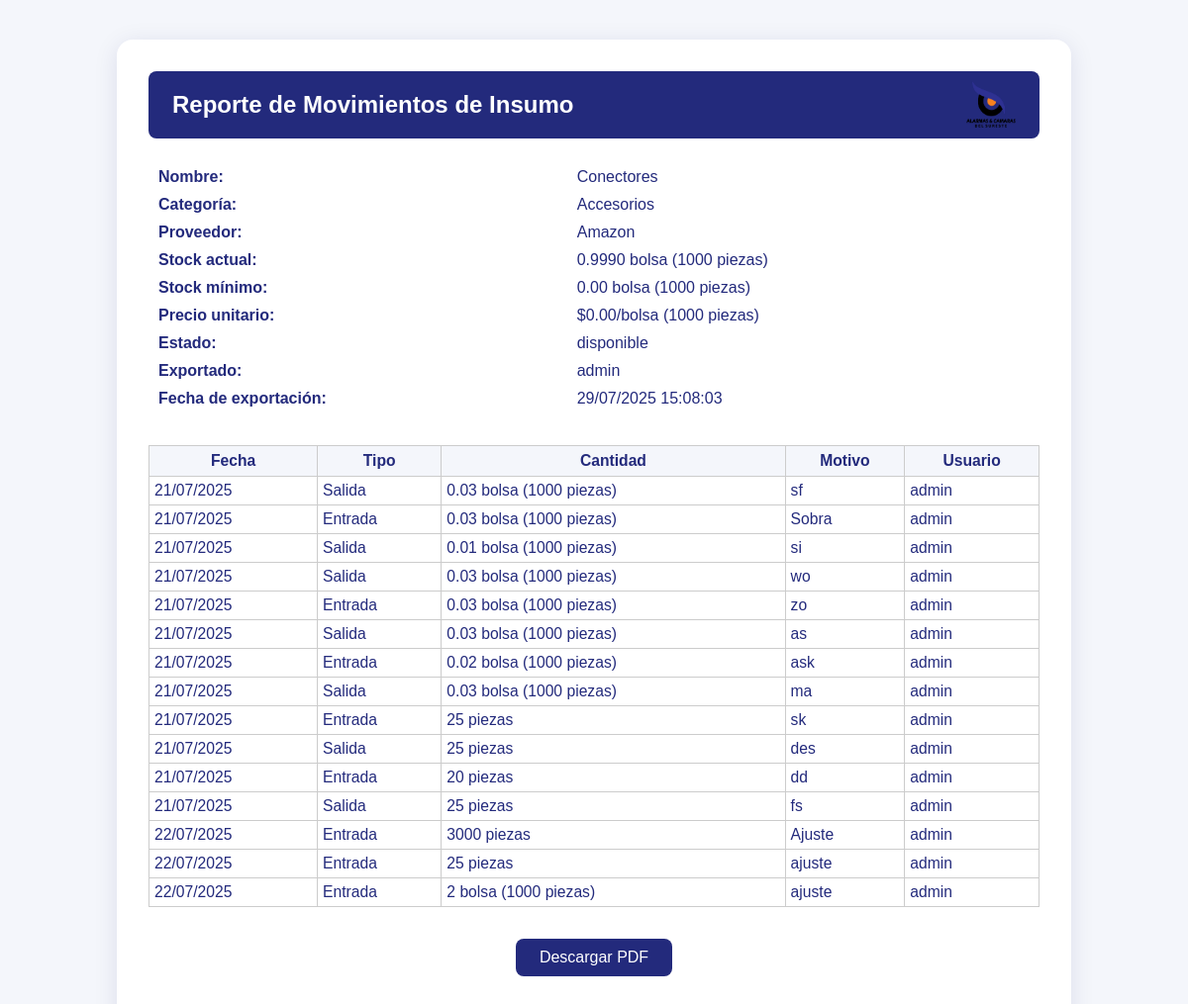
Page /insumos/reporte_html.php?insumo_id=3 (signed in) on the earlier database version.
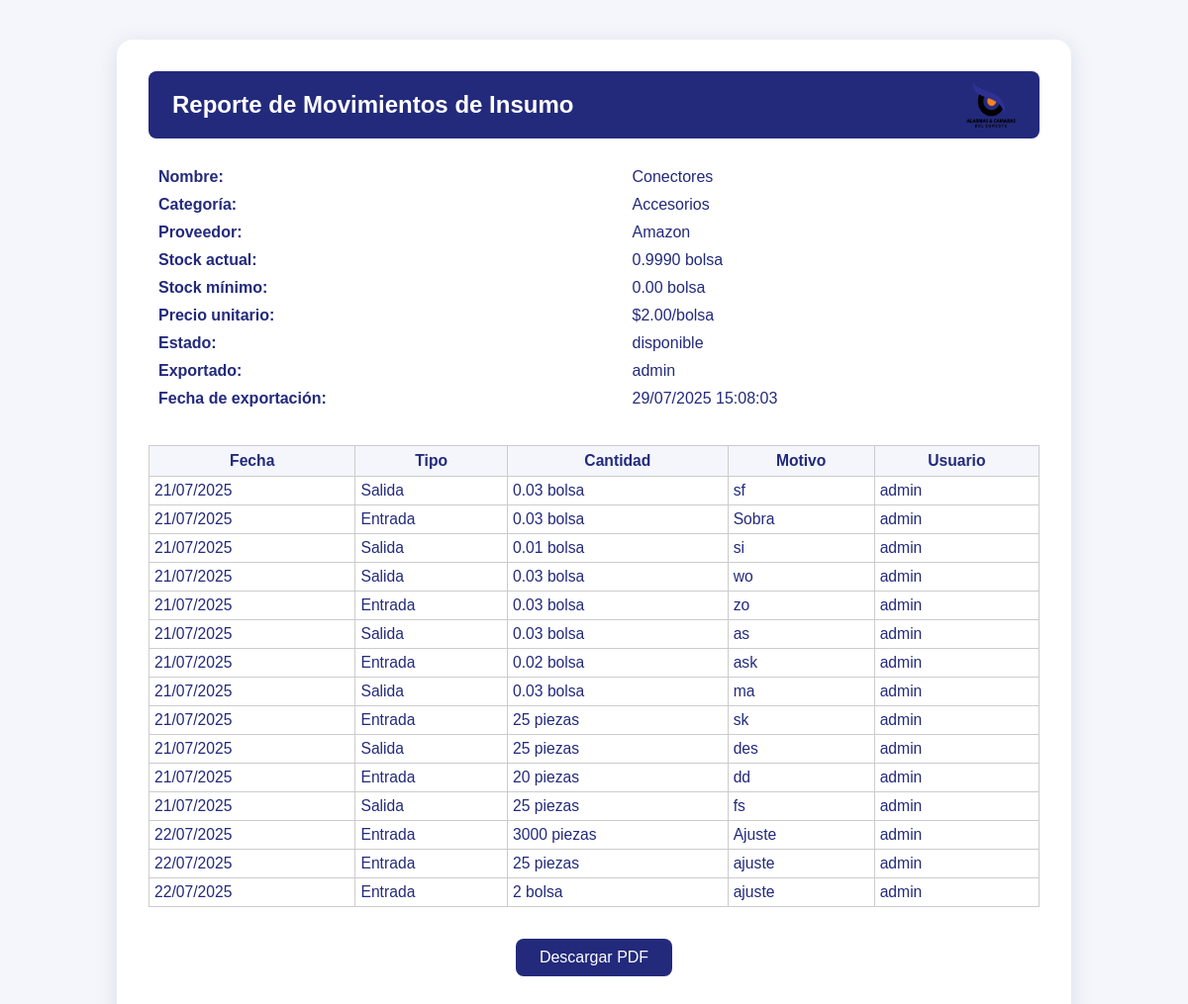
Same page on the later database version.
### tables this page shows
CREATE TABLE `insumos` (
  `insumo_id` int(11) NOT NULL,
  `product_id` int(11) DEFAULT NULL,
  `category_id` int(11) DEFAULT NULL,
  `supplier_id` int(11) DEFAULT NULL,
  `nombre` varchar(100) DEFAULT NULL,
  `categoria` varchar(50) DEFAULT NULL,
  `unidad` varchar(20) DEFAULT NULL,
  `imagen` varchar(255) DEFAULT NULL,
  `cantidad` decimal(12,4) DEFAULT NULL,
  `minimo` decimal(10,2) DEFAULT NULL,
  `precio_unitario` decimal(10,2) DEFAULT NULL,
  `ubicacion` varchar(100) DEFAULT NULL,
  `estado` enum('disponible','bajo_stock','agotado') DEFAULT NULL,
  `consumo_semanal` decimal(10,2) DEFAULT NULL,
  `ultima_actualizacion` timestamp NOT NULL DEFAULT current_timestamp(),
  `is_active` tinyint(1) DEFAULT NULL,
  `created_at` timestamp NOT NULL DEFAULT current_timestamp(),
  `updated_at` timestamp NOT NULL DEFAULT current_timestamp() ON UPDATE current_timestamp(),
  `cost_price` decimal(10,2) DEFAULT NULL
);

CREATE TABLE `insumos_movements` (
  `insumo_movement_id` int(11) NOT NULL,
  `insumo_id` int(11) DEFAULT NULL,
  `user_id` int(11) DEFAULT NULL,
  `tipo_movimiento` enum('entrada','salida') DEFAULT NULL,
  `cantidad` decimal(12,4) DEFAULT NULL,
  `piezas_movidas` decimal(10,2) DEFAULT NULL COMMENT 'Cantidad exacta de piezas movidas, si aplica',
  `motivo` text DEFAULT NULL,
  `fecha_movimiento` timestamp NOT NULL DEFAULT current_timestamp()
);

CREATE TABLE `categories` (
  `category_id` int(11) NOT NULL,
  `name` varchar(100) DEFAULT NULL,
  `parent_category_id` int(11) DEFAULT NULL
);

CREATE TABLE `suppliers` (
  `supplier_id` int(11) NOT NULL,
  `name` varchar(100) NOT NULL,
  `contact_name` varchar(100) DEFAULT NULL,
  `phone` varchar(20) DEFAULT NULL,
  `email` varchar(100) DEFAULT NULL,
  `address` text DEFAULT NULL
);

CREATE TABLE `users` (
  `user_id` int(11) NOT NULL,
  `username` varchar(50) NOT NULL,
  `email` varchar(100) NOT NULL,
  `password` varchar(255) NOT NULL,
  `first_name` varchar(50) DEFAULT NULL,
  `last_name` varchar(50) DEFAULT NULL,
  `phone` varchar(20) DEFAULT NULL,
  `role_id` int(11) NOT NULL,
  `custom_permissions` longtext DEFAULT NULL CHECK (json_valid(`custom_permissions`)),
  `is_active` tinyint(1) DEFAULT 1,
  `last_login` timestamp NULL DEFAULT NULL,
  `created_at` timestamp NOT NULL DEFAULT current_timestamp(),
  `updated_at` timestamp NOT NULL DEFAULT current_timestamp() ON UPDATE current_timestamp()
);

### insumos/reporte_html.php (the view, shortened to what this page needs)
<?php
require_once '../connection.php';
$insumo_id = isset($_GET['insumo_id']) ? intval($_GET['insumo_id']) : 0;
$stmt = $mysqli->prepare("SELECT i.*, c.name as categoria_nombre, s.name as proveedor_nombre FROM insumos i LEFT JOIN categories c ON i.category_id = c.category_id LEFT JOIN suppliers s ON i.supplier_id = s.supplier_id WHERE i.insumo_id = ?");
$stmt->bind_param('i', $insumo_id);
$stmt->execute();
$insumo = $stmt->get_result()->fetch_assoc();
$stmt = $mysqli->prepare("SELECT m.*, u.username as usuario FROM insumos_movements m LEFT JOIN users u ON m.user_id = u.user_id WHERE m.insumo_id = ? ORDER BY m.fecha_movimiento ASC");
$stmt->bind_param('i', $insumo_id);
$stmt->execute();
$movs = $stmt->get_result()->fetch_all(MYSQLI_ASSOC);
$logo = '../assets/img/LogoWeb.png';
?>
<!DOCTYPE html>
<html lang="es">
<head>
</head>
<body>
    <div class="reporte-container" id="reportePDF">
        <div class="header-row">
            <div class="titulo">Reporte de Movimientos de Insumo</div>
            <img src="<?= $logo ?>" class="logo" alt="Logo">
        </div>
        <table class="tabla-datos">
            <tr><td><b>Nombre:</b></td><td><?= htmlspecialchars($insumo['nombre']) ?></td></tr>
            <tr><td><b>Categoría:</b></td><td><?= htmlspecialchars($insumo['categoria_nombre']) ?></td></tr>
            <tr><td><b>Proveedor:</b></td><td><?= htmlspecialchars($insumo['proveedor_nombre']) ?></td></tr>
            <tr><td><b>Stock actual:</b></td><td><?= htmlspecialchars($insumo['cantidad']) . ' ' . htmlspecialchars($insumo['unidad']) ?></td></tr>
            <tr><td><b>Stock mínimo:</b></td><td><?= htmlspecialchars($insumo['minimo']) . ' ' . htmlspecialchars($insumo['unidad']) ?></td></tr>
            <tr><td><b>Precio unitario:</b></td><td>$<?= htmlspecialchars($insumo['precio_unitario']) ?>/<?= htmlspecialchars($insumo['unidad']) ?></td></tr>
            <tr><td><b>Estado:</b></td><td><?= htmlspecialchars($insumo['estado']) ?></td></tr>
            <tr><td><b>Exportado:</b></td><td><?= isset($_SESSION['username']) ? htmlspecialchars($_SESSION['username']) : 'Usuario' ?></td></tr>
            <tr><td><b>Fecha de exportación:</b></td><td><?= date('d/m/Y H:i:s') ?></td></tr>
        </table>
        <table class="tabla-movs">
            <tr><th>Fecha</th><th>Tipo</th><th>Cantidad</th><th>Motivo</th><th>Usuario</th></tr>
            <?php if (count($movs) > 0): foreach ($movs as $mov): ?>
                <tr>
                    <td><?= date('d/m/Y', strtotime($mov['fecha_movimiento'])) ?></td>
                    <td><?= $mov['tipo_movimiento'] === 'entrada' ? 'Entrada' : 'Salida' ?></td>
                    <td>
                        <?php
                        if ($mov['piezas_movidas'] && floatval($mov['piezas_movidas']) > 0) {
                            echo intval($mov['piezas_movidas']) . ' piezas';
                        } else {
                            echo floatval($mov['cantidad']) . ' ' . htmlspecialchars($insumo['unidad']);
                        }
                        ?>
                    </td>
                    <td><?= htmlspecialchars($mov['motivo'] ?: 'Sin motivo') ?></td>
                    <td><?= htmlspecialchars($mov['usuario'] ?: 'Sistema') ?></td>
                </tr>
            <?php endforeach; else: ?>
                <tr><td colspan="5" style="text-align:center;">No hay movimientos registrados</td></tr>
            <?php endif; ?>
        </table>
        <div style="text-align:center; margin-top:32px;">
            <button class="btn-descargar" onclick="descargarPDF()"><i class="bi bi-file-earmark-pdf"></i> Descargar PDF</button>
        </div>
    </div>
</body>
</html>

Differences in the rows shown:
changed insumos "Conectores": unidad "bolsa (1000 piezas)" → "bolsa"; precio_unitario "0.00" → "2.00"
changed through a linked row, insumos_movements "sf": insumo.unidad "bolsa (1000 piezas)" → "bolsa"
changed through a linked row, insumos_movements "Sobra": insumo.unidad "bolsa (1000 piezas)" → "bolsa"
changed through a linked row, insumos_movements "si": insumo.unidad "bolsa (1000 piezas)" → "bolsa"
changed through a linked row, insumos_movements "wo": insumo.unidad "bolsa (1000 piezas)" → "bolsa"
changed through a linked row, insumos_movements "zo": insumo.unidad "bolsa (1000 piezas)" → "bolsa"
changed through a linked row, insumos_movements "as": insumo.unidad "bolsa (1000 piezas)" → "bolsa"
changed through a linked row, insumos_movements "ask": insumo.unidad "bolsa (1000 piezas)" → "bolsa"
changed through a linked row, insumos_movements "ma": insumo.unidad "bolsa (1000 piezas)" → "bolsa"
changed through a linked row, insumos_movements (number 15 of 15 on the later page): insumo.unidad "bolsa (1000 piezas)" → "bolsa"
